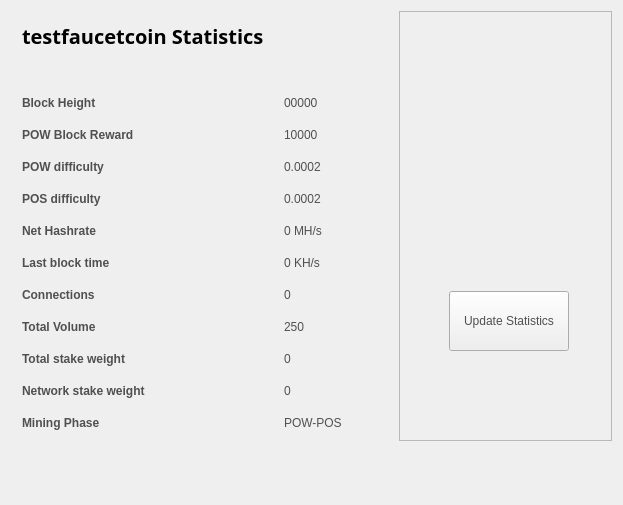
<?xml version="1.0" encoding="UTF-8"?>
<ui version="4.0">
 <class>StatisticsPage</class>
 <widget class="QWidget" name="StatisticsPage">
  <property name="windowModality">
   <enum>Qt::NonModal</enum>
  </property>
  <property name="geometry">
   <rect>
    <x>0</x>
    <y>0</y>
    <width>623</width>
    <height>505</height>
   </rect>
  </property>
  <property name="windowTitle">
   <string>Digging</string>
  </property>
  <property name="styleSheet">
   <string notr="true">color:#505050;
font-family:'Open Sans,sans-serif';</string>
  </property>
  <layout class="QGridLayout" name="gridLayout">
   <property name="sizeConstraint">
    <enum>QLayout::SetMaximumSize</enum>
   </property>
   <item row="0" column="1">
    <widget class="QFrame" name="frame">
     <property name="minimumSize">
      <size>
       <width>213</width>
       <height>0</height>
      </size>
     </property>
     <property name="frameShape">
      <enum>QFrame::StyledPanel</enum>
     </property>
     <property name="frameShadow">
      <enum>QFrame::Raised</enum>
     </property>
     <widget class="QPushButton" name="startButton">
      <property name="geometry">
       <rect>
        <x>50</x>
        <y>280</y>
        <width>120</width>
        <height>60</height>
       </rect>
      </property>
      <property name="sizePolicy">
       <sizepolicy hsizetype="Fixed" vsizetype="Fixed">
        <horstretch>0</horstretch>
        <verstretch>0</verstretch>
       </sizepolicy>
      </property>
      <property name="minimumSize">
       <size>
        <width>120</width>
        <height>60</height>
       </size>
      </property>
      <property name="autoFillBackground">
       <bool>false</bool>
      </property>
      <property name="styleSheet">
       <string notr="true"/>
      </property>
      <property name="text">
       <string>Update Statistics</string>
      </property>
     </widget>
     <widget class="QLabel" name="label">
      <property name="geometry">
       <rect>
        <x>10</x>
        <y>10</y>
        <width>191</width>
        <height>191</height>
       </rect>
      </property>
      <property name="text">
       <string/>
      </property>
      <property name="pixmap">
       <pixmap resource="../bitcoin.qrc">:/icons/coinbg</pixmap>
      </property>
      <property name="scaledContents">
       <bool>true</bool>
      </property>
     </widget>
    </widget>
   </item>
   <item row="0" column="0">
    <widget class="QFrame" name="gridFrame_2">
     <layout class="QGridLayout" name="gridLayout_4">
      <item row="3" column="0">
       <layout class="QFormLayout" name="formLayout_2">
        <property name="fieldGrowthPolicy">
         <enum>QFormLayout::FieldsStayAtSizeHint</enum>
        </property>
        <property name="horizontalSpacing">
         <number>139</number>
        </property>
        <property name="verticalSpacing">
         <number>18</number>
        </property>
        <property name="rightMargin">
         <number>0</number>
        </property>
        <item row="1" column="0">
         <widget class="QLabel" name="label_14">
          <property name="text">
           <string>&lt;html&gt;&lt;head/&gt;&lt;body&gt;&lt;p&gt;&lt;span style=&quot; font-weight:600;&quot;&gt;Block Height&lt;/span&gt;&lt;/p&gt;&lt;/body&gt;&lt;/html&gt;</string>
          </property>
         </widget>
        </item>
        <item row="1" column="1">
         <widget class="QLabel" name="heightBox">
          <property name="text">
           <string>00000</string>
          </property>
         </widget>
        </item>
        <item row="2" column="0">
         <widget class="QLabel" name="label_12">
          <property name="text">
           <string>&lt;html&gt;&lt;head/&gt;&lt;body&gt;&lt;p&gt;&lt;span style=&quot; font-weight:600;&quot;&gt;POW Block Reward&lt;/span&gt;&lt;/p&gt;&lt;/body&gt;&lt;/html&gt;</string>
          </property>
         </widget>
        </item>
        <item row="2" column="1">
         <widget class="QLabel" name="rewardBox">
          <property name="text">
           <string>10000</string>
          </property>
         </widget>
        </item>
        <item row="3" column="0">
         <widget class="QLabel" name="label_13">
          <property name="text">
           <string>&lt;html&gt;&lt;head/&gt;&lt;body&gt;&lt;p&gt;&lt;span style=&quot; font-weight:600;&quot;&gt;POW difficulty&lt;/span&gt;&lt;/p&gt;&lt;/body&gt;&lt;/html&gt;</string>
          </property>
         </widget>
        </item>
        <item row="3" column="1">
         <widget class="QLabel" name="diffBox">
          <property name="text">
           <string>0.0002</string>
          </property>
         </widget>
        </item>
        <item row="4" column="0">
         <widget class="QLabel" name="label_9">
          <property name="text">
           <string>&lt;html&gt;&lt;head/&gt;&lt;body&gt;&lt;p&gt;&lt;span style=&quot; font-weight:600;&quot;&gt;POS difficulty&lt;/span&gt;&lt;/p&gt;&lt;/body&gt;&lt;/html&gt;</string>
          </property>
         </widget>
        </item>
        <item row="4" column="1">
         <widget class="QLabel" name="diffBox2">
          <property name="text">
           <string>0.0002</string>
          </property>
         </widget>
        </item>
        <item row="5" column="1">
         <widget class="QLabel" name="pawrateBox">
          <property name="text">
           <string>0 MH/s</string>
          </property>
         </widget>
        </item>
        <item row="6" column="0">
         <widget class="QLabel" name="label3_2">
          <property name="sizePolicy">
           <sizepolicy hsizetype="Preferred" vsizetype="Maximum">
            <horstretch>0</horstretch>
            <verstretch>0</verstretch>
           </sizepolicy>
          </property>
          <property name="text">
           <string>&lt;html&gt;&lt;head/&gt;&lt;body&gt;&lt;p&gt;&lt;span style=&quot; font-weight:600;&quot;&gt;Last block time&lt;/span&gt;&lt;/p&gt;&lt;/body&gt;&lt;/html&gt;</string>
          </property>
         </widget>
        </item>
        <item row="6" column="1">
         <widget class="QLabel" name="localBox">
          <property name="text">
           <string>0 KH/s</string>
          </property>
         </widget>
        </item>
        <item row="7" column="0">
         <widget class="QLabel" name="label1_2">
          <property name="text">
           <string>&lt;html&gt;&lt;head/&gt;&lt;body&gt;&lt;p&gt;&lt;span style=&quot; font-weight:600;&quot;&gt;Connections&lt;/span&gt;&lt;/p&gt;&lt;/body&gt;&lt;/html&gt;</string>
          </property>
         </widget>
        </item>
        <item row="7" column="1">
         <widget class="QLabel" name="connectionBox">
          <property name="text">
           <string>0</string>
          </property>
         </widget>
        </item>
        <item row="8" column="0">
         <widget class="QLabel" name="label_8">
          <property name="text">
           <string>&lt;html&gt;&lt;head/&gt;&lt;body&gt;&lt;p&gt;&lt;span style=&quot; font-weight:600;&quot;&gt;Total Volume&lt;/span&gt;&lt;/p&gt;&lt;/body&gt;&lt;/html&gt;</string>
          </property>
         </widget>
        </item>
        <item row="8" column="1">
         <widget class="QLabel" name="volumeBox">
          <property name="text">
           <string>250</string>
          </property>
         </widget>
        </item>
        <item row="9" column="0">
         <widget class="QLabel" name="label_10">
          <property name="text">
           <string>&lt;html&gt;&lt;head/&gt;&lt;body&gt;&lt;p&gt;&lt;span style=&quot; font-weight:600;&quot;&gt;Total stake weight&lt;/span&gt;&lt;/p&gt;&lt;/body&gt;&lt;/html&gt;</string>
          </property>
         </widget>
        </item>
        <item row="9" column="1">
         <widget class="QLabel" name="minBox">
          <property name="text">
           <string>0</string>
          </property>
         </widget>
        </item>
        <item row="10" column="0">
         <widget class="QLabel" name="label_11">
          <property name="text">
           <string>&lt;html&gt;&lt;head/&gt;&lt;body&gt;&lt;p&gt;&lt;span style=&quot; font-weight:600;&quot;&gt;Network stake weight&lt;/span&gt;&lt;/p&gt;&lt;/body&gt;&lt;/html&gt;</string>
          </property>
         </widget>
        </item>
        <item row="10" column="1">
         <widget class="QLabel" name="maxBox">
          <property name="text">
           <string>0</string>
          </property>
         </widget>
        </item>
        <item row="11" column="0">
         <widget class="QLabel" name="label_15">
          <property name="text">
           <string>&lt;html&gt;&lt;head/&gt;&lt;body&gt;&lt;p&gt;&lt;span style=&quot; font-weight:600;&quot;&gt;Mining Phase&lt;/span&gt;&lt;/p&gt;&lt;/body&gt;&lt;/html&gt;</string>
          </property>
         </widget>
        </item>
        <item row="11" column="1">
         <widget class="QLabel" name="cBox">
          <property name="text">
           <string>POW-POS</string>
          </property>
         </widget>
        </item>
        <item row="5" column="0">
         <widget class="QLabel" name="label_16">
          <property name="text">
           <string>&lt;html&gt;&lt;head/&gt;&lt;body&gt;&lt;p&gt;&lt;span style=&quot; font-weight:600;&quot;&gt;Net Hashrate&lt;/span&gt;&lt;/p&gt;&lt;/body&gt;&lt;/html&gt;</string>
          </property>
         </widget>
        </item>
       </layout>
      </item>
      <item row="1" column="0">
       <layout class="QHBoxLayout" name="horizontalLayout_4">
        <property name="spacing">
         <number>7</number>
        </property>
        <item>
         <widget class="QLabel" name="label_5">
          <property name="font">
           <font>
            <family>Open Sans,sans-serif</family>
           </font>
          </property>
          <property name="text">
           <string>&lt;html&gt;&lt;head/&gt;&lt;body&gt;&lt;p&gt;&lt;span style=&quot; font-size:20px; font-weight:600; color:#000000;&quot;&gt;testfaucetcoin Statistics&lt;/span&gt;&lt;/p&gt;&lt;/body&gt;&lt;/html&gt;</string>
          </property>
         </widget>
        </item>
        <item>
         <spacer name="horizontalSpacer_2">
          <property name="orientation">
           <enum>Qt::Horizontal</enum>
          </property>
          <property name="sizeHint" stdset="0">
           <size>
            <width>40</width>
            <height>20</height>
           </size>
          </property>
         </spacer>
        </item>
       </layout>
      </item>
      <item row="2" column="0">
       <spacer name="verticalSpacer_2">
        <property name="orientation">
         <enum>Qt::Vertical</enum>
        </property>
        <property name="sizeHint" stdset="0">
         <size>
          <width>20</width>
          <height>40</height>
         </size>
        </property>
       </spacer>
      </item>
     </layout>
    </widget>
   </item>
   <item row="1" column="0">
    <spacer name="verticalSpacer">
     <property name="orientation">
      <enum>Qt::Vertical</enum>
     </property>
     <property name="sizeHint" stdset="0">
      <size>
       <width>20</width>
       <height>40</height>
      </size>
     </property>
    </spacer>
   </item>
  </layout>
 </widget>
 <layoutdefault spacing="6" margin="11"/>
 <resources/>
 <connections/>
</ui>
